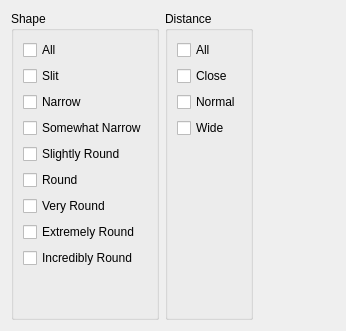
       <widget class="QWidget" name="pupil">
        <layout class="QHBoxLayout" name="horizontalLayout_34">
         <item>
          <widget class="QGroupBox" name="groupBox_19">
           <property name="title">
            <string>Shape</string>
           </property>
           <layout class="QVBoxLayout" name="verticalLayout_14">
            <item>
             <widget class="QCheckBox" name="checkBox_404">
              <property name="text">
               <string>All</string>
              </property>
             </widget>
            </item>
            <item>
             <widget class="QCheckBox" name="checkBox_405">
              <property name="text">
               <string>Slit</string>
              </property>
             </widget>
            </item>
            <item>
             <widget class="QCheckBox" name="checkBox_27">
              <property name="text">
               <string>Narrow</string>
              </property>
             </widget>
            </item>
            <item>
             <widget class="QCheckBox" name="checkBox_406">
              <property name="text">
               <string>Somewhat Narrow</string>
              </property>
             </widget>
            </item>
            <item>
             <widget class="QCheckBox" name="checkBox_407">
              <property name="text">
               <string>Slightly Round</string>
              </property>
             </widget>
            </item>
            <item>
             <widget class="QCheckBox" name="checkBox_408">
              <property name="text">
               <string>Round</string>
              </property>
             </widget>
            </item>
            <item>
             <widget class="QCheckBox" name="checkBox_409">
              <property name="text">
               <string>Very Round</string>
              </property>
             </widget>
            </item>
            <item>
             <widget class="QCheckBox" name="checkBox_410">
              <property name="text">
               <string>Extremely Round</string>
              </property>
             </widget>
            </item>
            <item>
             <widget class="QCheckBox" name="checkBox_411">
              <property name="text">
               <string>Incredibly Round</string>
              </property>
             </widget>
            </item>
            <item>
             <spacer name="verticalSpacer_80">
              <property name="orientation">
               <enum>Qt::Vertical</enum>
              </property>
              <property name="sizeHint" stdset="0">
               <size>
                <width>20</width>
                <height>40</height>
               </size>
              </property>
             </spacer>
            </item>
           </layout>
          </widget>
         </item>
         <item>
          <widget class="QGroupBox" name="groupBox_87">
           <property name="title">
            <string>Distance</string>
           </property>
           <layout class="QVBoxLayout" name="verticalLayout_24">
            <item>
             <widget class="QCheckBox" name="checkBox_412">
              <property name="text">
               <string>All</string>
              </property>
             </widget>
            </item>
            <item>
             <widget class="QCheckBox" name="checkBox_413">
              <property name="text">
               <string>Close</string>
              </property>
             </widget>
            </item>
            <item>
             <widget class="QCheckBox" name="checkBox_414">
              <property name="text">
               <string>Normal</string>
              </property>
             </widget>
            </item>
            <item>
             <widget class="QCheckBox" name="checkBox_415">
              <property name="text">
               <string>Wide</string>
              </property>
             </widget>
            </item>
            <item>
             <spacer name="verticalSpacer_81">
              <property name="orientation">
               <enum>Qt::Vertical</enum>
              </property>
              <property name="sizeHint" stdset="0">
               <size>
                <width>20</width>
                <height>40</height>
               </size>
              </property>
             </spacer>
            </item>
           </layout>
          </widget>
         </item>
         <item>
          <spacer name="horizontalSpacer_16">
           <property name="orientation">
            <enum>Qt::Horizontal</enum>
           </property>
           <property name="sizeHint" stdset="0">
            <size>
             <width>82</width>
             <height>20</height>
            </size>
           </property>
          </spacer>
         </item>
        </layout>
       </widget>
